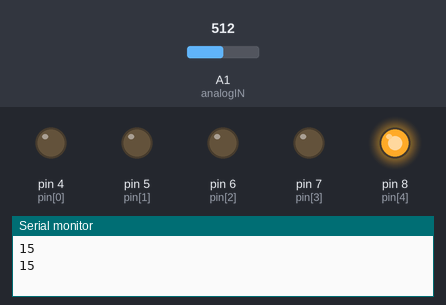
The sketch below on a simulated Arduino Uno, built with avr-gcc and run on an emulated ATmega328P. On the bench: output pins drawn as LEDs (lit = HIGH), the last lines printed to the serial monitor. Inputs (shaded band) come from the test bench; at power-on: A1 (analogIN) = 512.

Above: at 6.9 s.
7.0 s: A1 (analogIN) set to 122
At 7.5 s:
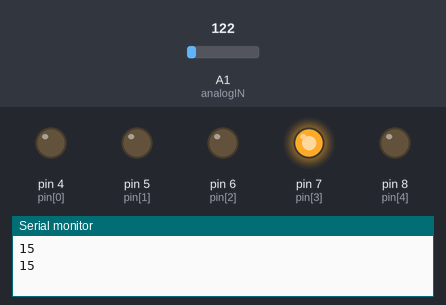
13.9 s: A1 (analogIN) set to 0
At 16.1 s:
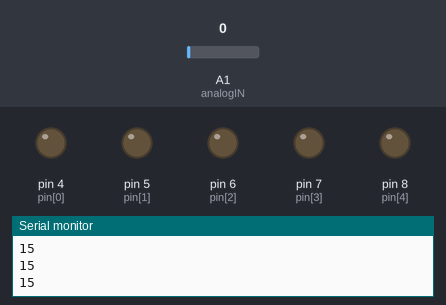
20.8 s: A1 (analogIN) set to 306
At 22.8 s:
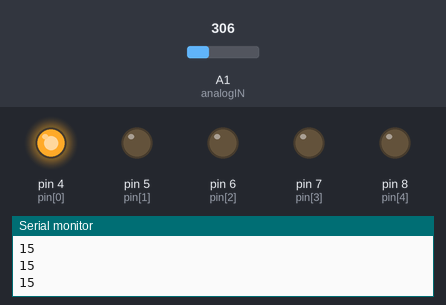
Timing chart, 0 to 33.7 s (numbered marks = the images above; inputs shaded):
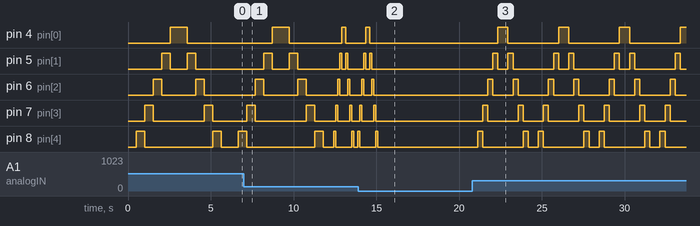

Measured:
- after the input at 13.9 s, pin 4 (pin[0]): goes on until 14.6 s, then stays LOW; pin 5 (pin[1]): goes on until 14.7 s, then stays LOW; pin 6 (pin[2]): goes on until 14.9 s, then stays LOW; pin 7 (pin[3]): goes on until 15.0 s, then stays LOW; pin 8 (pin[4]): goes on until 15.1 s, then stays LOW
- after the input at 20.8 s, pin 4 (pin[0]): alternates HIGH for 0.61 s and LOW for 3.1 s, starting after 1.5 s; pin 5 (pin[1]): LOW → HIGH after 1.2 s, then repeats every 3.7 s: LOW 0.61 s, HIGH 0.31 s, LOW 2.4 s, HIGH 0.31 s
- by itself, pin 5 (pin[1]): alternates HIGH for 0.51 s and LOW for 1.0 s, 4 changes in all, then stays LOW
- by itself, pin 6 (pin[2]): alternates HIGH for 0.51 s and LOW for 2.0 s
- by itself, pin 7 (pin[3]): alternates HIGH for 0.51 s and LOW for 3.1 s

The sketch:

multiple_input.ino
```cpp
//5x LED ovládané z viacerých digitálnych pinov

int analogIN = A1;
int pin[] = {4,5,6,7,8};

int controlValue = 0;


void setup() {
  // put your setup code here, to run once:
  Serial.begin(9600);
  pinMode(analogIN,INPUT);

  for(int i = 0; i <= 4; i++){
    pinMode(pin[i],OUTPUT);
  }

  //digitalWrite(pinLED,LOW);
}

void loop() {
  // put your main code here, to run repeatedly:
  controlValue = analogRead(analogIN);
  //analogWrite(pinLED,(controlValue));
  Serial.println (analogIN);

  for(int j = 5; j >= 0; j--){
   digitalWrite(pin[j], HIGH);
    delay(controlValue);
   digitalWrite(pin[j], LOW);
  }

  for(int i = 0; i <= 5; i++){
    digitalWrite(pin[i], HIGH);
    delay(controlValue);
    digitalWrite(pin[i], LOW);
  }

}
```
